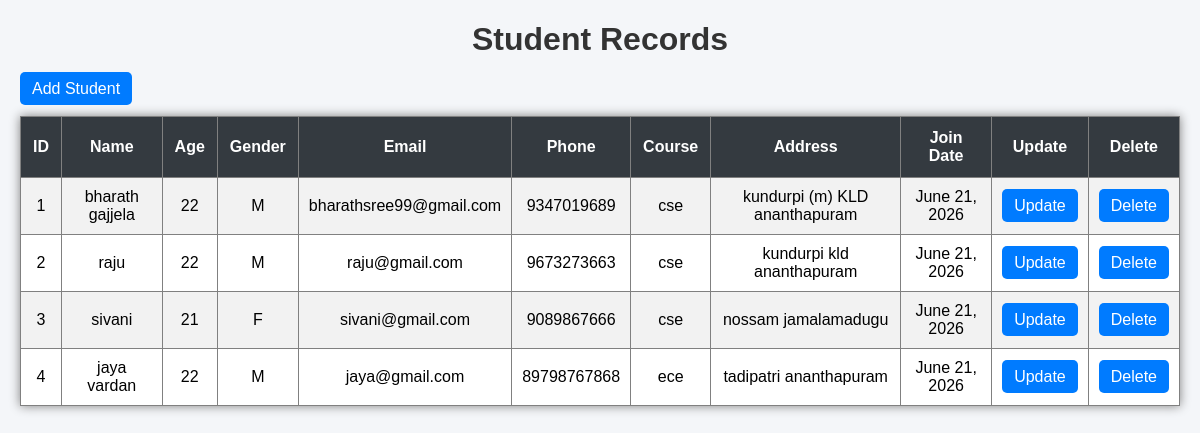
Page /student/all/ on the committed database.
### student/models.py (models this page shows, shortened)
class Student(models.Model):
    s_id = models.AutoField(primary_key=True)
    name = models.CharField(max_length=100)
    age = models.IntegerField()
    gender = models.CharField(max_length=10)
    email = models.EmailField(unique=True)
    phone = models.CharField(max_length=15)
    course = models.CharField(max_length=100)
    address = models.TextField()
    join_date = models.DateField(auto_now_add=True)

### student/views.py (the view)
# urls.py: path('all/', views.student_all_record, name='student_all'),
def student_all_record(request):
    obj = Student.objects.all()
    return render(request, 'studentall.html', {'students': obj})

### templates/studentall.html (shortened to what this page needs)
{% load static %}
<!DOCTYPE html>
<html>
<head>
     <link rel="stylesheet" href="{% static 'css/style.css' %}">
</head>
<body>
    <h1>Student Records</h1>
    <a href="{% url 'student_form' %}">Add Student</a>
    <br><br>
    <table border="1" cellpadding="10">
        <tr>
            <th>ID</th>
            <th>Name</th>
            <th>Age</th>
            <th>Gender</th>
            <th>Email</th>
            <th>Phone</th>
            <th>Course</th>
            <th>Address</th>
            <th>Join Date</th>
            <th>Update</th>
            <th>Delete</th>
        </tr>
        {% for student in students %}
        <tr>
            <td>{{ student.s_id }}</td>
            <td>{{ student.name }}</td>
            <td>{{ student.age }}</td>
            <td>{{ student.gender }}</td>
            <td>{{ student.email }}</td>
            <td>{{ student.phone }}</td>
            <td>{{ student.course }}</td>
            <td>{{ student.address }}</td>
            <td>{{ student.join_date }}</td>
            <td>
                <a href="{% url 'student_update' student.s_id %}">
                    Update
                </a>
            </td>
            <td>
                <a href="{% url 'student_delete' student.s_id %}">
                    Delete
                </a>
            </td>
        </tr>
        {% endfor %}
    </table>
</body>
</html>

### static/css/style.css (style rules this page uses)
body { font-family: Arial, sans-serif; background-color: #f4f6f9; margin: 20px; }
h1,h2 { text-align: center; color: #333; }
a { text-decoration: none; color: white; background-color: #007bff; padding: 8px 12px; border-radius: 5px; }
table { width: 100%; border-collapse: collapse; background-color: white; box-shadow: 0px 0px 10px gray; }
table th { background-color: #343a40; color: white; padding: 12px; }
table td { padding: 10px; text-align: center; }
table tr:nth-child(even) { background-color: #f2f2f2; }

### rows in the picture
Student: s_id "1", name "bharath gajjela", age "22", gender "M", email "bharathsree99@gmail.com", phone "9347019689", course "cse", address "kundurpi (m) KLD ananthapuram", join_date "June 21, 2026"
Student: s_id "2", name "raju", age "22", gender "M", email "raju@gmail.com", phone "9673273663", course "cse", address "kundurpi kld ananthapuram", join_date "June 21, 2026"
Student: s_id "3", name "sivani", age "21", gender "F", email "sivani@gmail.com", phone "9089867666", course "cse", address "nossam jamalamadugu", join_date "June 21, 2026"
Student: s_id "4", name "jaya vardan", age "22", gender "M", email "jaya@gmail.com", phone "89798767868", course "ece", address "tadipatri ananthapuram", join_date "June 21, 2026"
